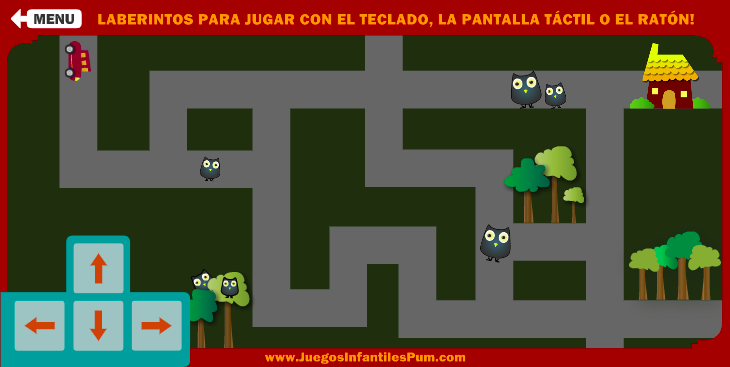
#> input picture img/map-1.png, 730 x 367 px
$ python test.py
#> lines starting #> are read from the running program, lines starting #| are printed output that depends on the picture
#> in run_map_processing, map_image is the input picture: shape (367, 730, 3); mean B, G, R 51.8, 71.8, 82.7
### image_map_processing.py
# https://stackoverflow.com/questions/7853628/how-do-i-find-an-image-contained-within-an-image/35378944
import cv2
from PIL import Image
import numpy as np

from image_to_asciify import map_to_ascii

method = cv2.TM_SQDIFF_NORMED

SERIALIZED_MAP = 'img/serialized-map.png'

def identify_object(small_image, map_image, color):
    result = cv2.matchTemplate(small_image, map_image, method)

    # We want the minimum squared difference
    mn,_,mnLoc,_ = cv2.minMaxLoc(result)

    # Draw the rectangle:
    # Extract the coordinates of our best match
    MPx,MPy = mnLoc

    # Step 2: Get the size of the template. This is the same size as the match.
    trows,tcols = small_image.shape[:2]

    # Step 3: Draw the rectangle on map_image
    cv2.rectangle(map_image, (MPx, MPy),(MPx+tcols,MPy+trows), color, -1)

def run_levels(level, map_image):
    # Read the images from the file
#> called with level = 1
    home_image = cv2.imread('img/home.png')
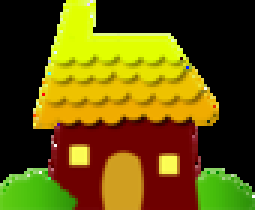
#> input picture img/home.png, 85 x 70 px (shown 3 times larger)
#> home_image is the input picture: shape (70, 85, 3); mean B, G, R 8.3, 83.3, 100.3
    car_image = cv2.imread('img/car.png')
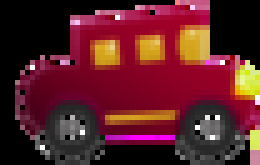
#> input picture img/car.png, 52 x 33 px (shown 5 times larger)
#> car_image is the input picture: shape (33, 52, 3); mean B, G, R 39, 32.8, 92.3

    # RGB Colors
    blue = (0, 255, 0)
    red = (0, 0, 255)
    green = (255, 0, 0)

    if level == 1:
        buho1_image = cv2.imread('level-' + str(level) + '/buho-1.png')
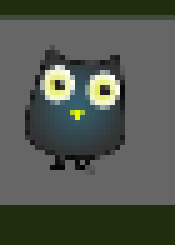
#> input picture level-1/buho-1.png, 35 x 49 px (shown 5 times larger)
#> buho1_image is the input picture: shape (49, 35, 3); mean B, G, R 77.4, 87, 81
        buho2_image = cv2.imread('level-' + str(level) + '/buho-2.png')
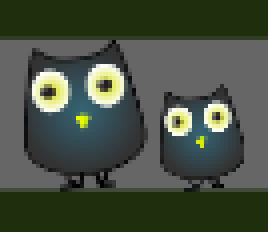
#> input picture level-1/buho-2.png, 67 x 58 px (shown 4 times larger)
#> buho2_image is the input picture: shape (58, 67, 3); mean B, G, R 65.4, 79.7, 70.8
        buho3_image = cv2.imread('level-' + str(level) + '/buho-3.png')
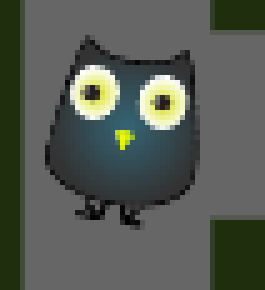
#> input picture level-1/buho-3.png, 53 x 58 px (shown 5 times larger)
#> buho3_image is the input picture: shape (58, 53, 3); mean B, G, R 83.4, 91, 85.7
        identify_object(home_image, map_image, red)
#> in identify_object, `mn,_,mnLoc,_ = cv2.minMaxLoc(result)`: mn = 0.329; mnLoc = (628, 40)
#> in identify_object, `MPx,MPy = mnLoc`: MPx = 628; MPy = 40
        identify_object(car_image, map_image, blue)
#> in identify_object (call 2), `cv2.rectangle(map_image, (MPx, MPy),(MPx+tcols,MPy+trows), color, -1)`: map_image: shape (367, 730, 3); mean B, G, R 50.8, 70.9, 85.4
        identify_object(buho1_image, map_image, green)
#> in identify_object (call 3), `cv2.rectangle(map_image, (MPx, MPy),(MPx+tcols,MPy+trows), color, -1)`: map_image: shape (367, 730, 3); mean B, G, R 52, 70.3, 84.9
        identify_object(buho2_image, map_image, green)
#> in identify_object (call 4), `cv2.rectangle(map_image, (MPx, MPy),(MPx+tcols,MPy+trows), color, -1)`: map_image: shape (367, 730, 3); mean B, G, R 54.8, 69.2, 83.9
        identify_object(buho3_image, map_image, green)
#> in identify_object (call 5), `result = cv2.matchTemplate(small_image, map_image, method)`:
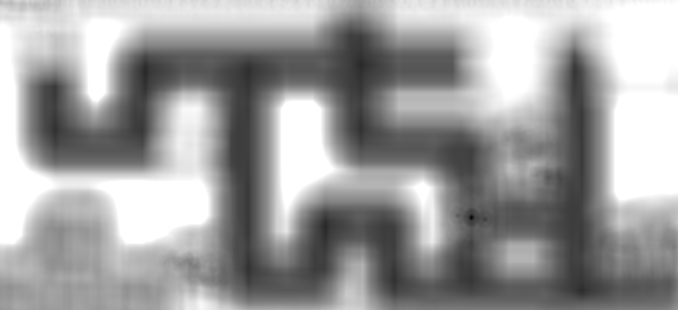
#> result: shape (310, 678) float32; min 6.97e-08, max 1, mean 0.625
#> in identify_object (call 5), `mn,_,mnLoc,_ = cv2.minMaxLoc(result)`: mn = 6.97e-08; mnLoc = (471, 217)
#> in identify_object (call 5), `MPx,MPy = mnLoc`: MPx = 471; MPy = 217
#> in identify_object (call 5), `cv2.rectangle(map_image, (MPx, MPy),(MPx+tcols,MPy+trows), color, -1)`: map_image: shape (367, 730, 3); mean B, G, R 56.9, 68.1, 82.8
    elif level == 2:
        buho1_image = cv2.imread('level-' + str(level) + '/buho-1.png')
        buho2_image = cv2.imread('level-' + str(level) + '/buho-2.png')
        buho3_image = cv2.imread('level-' + str(level) + '/buho-3.png')
        buho4_image = cv2.imread('level-' + str(level) + '/buho-4.png')
        buho5_image = cv2.imread('level-' + str(level) + '/buho-5.png')
        identify_object(home_image, map_image, red)
        identify_object(car_image, map_image, blue)
        identify_object(buho1_image, map_image, green)
        identify_object(buho2_image, map_image, green)
        identify_object(buho3_image, map_image, green)
        identify_object(buho4_image, map_image, green)
        identify_object(buho5_image, map_image, green)
    elif level == 3:
        buho1_image = cv2.imread('level-' + str(level) + '/buho-1.png')
        buho2_image = cv2.imread('level-' + str(level) + '/buho-2.png')
        buho3_image = cv2.imread('level-' + str(level) + '/buho-3.png')
        buho4_image = cv2.imread('level-' + str(level) + '/buho-4.png')
        buho5_image = cv2.imread('level-' + str(level) + '/buho-5.png')
        buho6_image = cv2.imread('level-' + str(level) + '/buho-6.png')
        identify_object(home_image, map_image, red)
        identify_object(car_image, map_image, blue)
        identify_object(buho1_image, map_image, green)
        identify_object(buho2_image, map_image, green)
        identify_object(buho3_image, map_image, green)
        identify_object(buho4_image, map_image, green)
        identify_object(buho5_image, map_image, green)
        identify_object(buho6_image, map_image, green)

def serialized(path):
#> called with path = 'img/serialized-map.png'
    red = (255, 0, 0)
    green = (0, 255, 0)
    blue = (0, 0, 255)

    white = (256, 256, 256)
    black = (0, 0, 0)

    eps = 10

    img = Image.open(path)
    pixels = img.load() # creates the pixel map
    for i in range(img.size[0]):
        for j in range(img.size[1]):
            if (102-eps, 102-eps, 102-eps) <= pixels[i,j] and pixels[i,j] <= (102+eps, 102+eps, 102+eps):
                pixels[i, j] = white
            elif pixels[i, j]==blue or pixels[i,j]!=red and pixels[i,j]!=green:
                pixels[i, j] = black

    img.save(path)

def run_map_processing(level):

    map_image = cv2.imread('img/map-' + str(level) + '.png')

    run_levels(level, map_image)

    # Display the original image with the rectangle around the match.
    # cv2.imshow('output', map_image)

    cv2.imwrite(SERIALIZED_MAP, map_image)
    # The image is only displayed if we call this

    serialized(SERIALIZED_MAP)

    map_to_ascii(SERIALIZED_MAP)
    # cv2.waitKey(0)

### image_to_asciify.py
from PIL import Image

# [@] Representa la localización del carro
# [X] Representa la localización de la casa
# [#] Representa la localizacion del muro
# [.] Representa la localización de la carretera

ASCII_CHARS = [
    '#','#','#','#','#','#','#','.','#','#','#',
    '#','#','#','#','#','#','#','#','#','#','#',
    '#','#','#','@', '#', '#', '#', '#', '#', '#',
    '#', '#', '#', '#', '#', 'X', '#', '#', '#', '#',
    '#', '#', '#', '#', '#', '#', '#', '#'
]

# ASCII_CHARS = [
#     '1','2','3','4','5','6','7','.','9','0', 'Q',
#     'W','E','R','T','Y','Y','U','I','O','P','A',
#     'S','D','F','G', 'H', 'I', 'J', 'K', 'L', 'Ñ',
#     'Z', 'X', 'C', 'V', 'B', 'N', 'M', ',', '+', '-',
#     '#', '@', '$', '%', '&', '/', '(', '*'
# ]

ASCII_CHARS = ASCII_CHARS[::-1]

DIMENSION = 45

def resize(image, new_width=DIMENSION):
#> called with new_width = 45
    (old_width, old_height) = image.size
#> old_width = 730; old_height = 367
    aspect_ratio = float(old_height)/float(old_width)
#> aspect_ratio = 0.503
    new_height = int(aspect_ratio * new_width)
#> new_height = 22
    new_dim = (new_width, new_height)
#> new_dim = (45, 22)
    new_image = image.resize(new_dim)
    return new_image

def grayscalify(image):
    return image.convert('L')
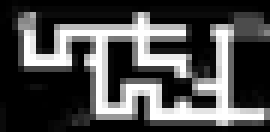
#> returned value: PIL image 45x22 L (shown 6 times larger); min 0, max 255, mean 75.3

def modify(image, buckets=6):
#> called with buckets = 6
    initial_pixels = list(image.getdata())
#> initial_pixels = 990 values, max 255 at index 158, min 0 at index 0, mean 75.29
    new_pixels = [ASCII_CHARS[pixel_value//buckets] for pixel_value in initial_pixels]
#> new_pixels = 990 items, first 6: '#', '#', '#', '#', '#', '#'
    return ''.join(new_pixels)

def do(image, new_width=DIMENSION):
    image = resize(image)
    image = grayscalify(image)

    pixels = modify(image)
    len_pixels = len(pixels)
#> len_pixels = 990

    new_image = [pixels[index:index+new_width] for index in range(0, len_pixels, new_width)]
#> new_image = 22 items

    return '\n'.join(new_image)

def find_coordenate(target_char, grid, n, m):
#> called with target_char = '@', n = 22, m = 45
    maximum_width = 0
    maximum_height = 0
    first_x = None
    first_y = None
    for i in range(n):
        count_width = 0
        count_height = 0
        for j in range(m):
            if grid[i][j] == target_char:
                count_width += 1
                count_height = 1
                if first_x is None:
                    first_x = i
                    first_y = j
            else:
                count_width = 0
            maximum_width = max(maximum_width, count_width)
        maximum_height += count_height

    start_x = first_x + (maximum_height // 2) # - int(maximum_height%2!=0)
    start_y = first_y + (maximum_width // 2) # - int(maximum_width%2!=0) + 1
    return start_x, start_y

def add_start_end(grid):
    grid = grid.split('\n')
    n = len(grid)
    m = len(grid[0])


    startA_x, startA_y = find_coordenate('@', grid, n, m)
    startB_x, startB_y = find_coordenate('X', grid, n, m)

    for i in range(n):
        for j in range(m):
            if i==startA_x and j==startA_y:
                row = []
                row[:0] = grid[i]
                row[j] = 'A'
                grid[i] = ''.join(row)
            elif i==startB_x and j==startB_y:
                row = []
                row[:0] = grid[i]
                row[j] = 'B'
                grid[i] = ''.join(row)


    grid = '\n'.join(grid)
    grid = str(n) + ' ' + str(m) + '\n' + grid
    return grid

def map_to_ascii(path):
    image = None
    try:
        image = Image.open(path)
    except Exception:
        print("Unable to find image in", path)
        return
    image = do(image)

    image = add_start_end(image)

    print(image)
#> (printed output is left out)
    f = open('ascii/map.txt','w')
    f.write(image)
    f.close()

### test.py
import time
import random
import inspect


from screenshot import screen_component_by_id
from image_to_asciify import map_to_ascii
from image_map_processing import run_map_processing

level = 1

MAP_FILE_NAME = 'img/map-' + str(level) + '.png'
SERIALIZED_MAP_PATH = 'img/serialized-map.png'
MAP_ASCII = 'ascii/map.txt'

run_map_processing(level=level)
